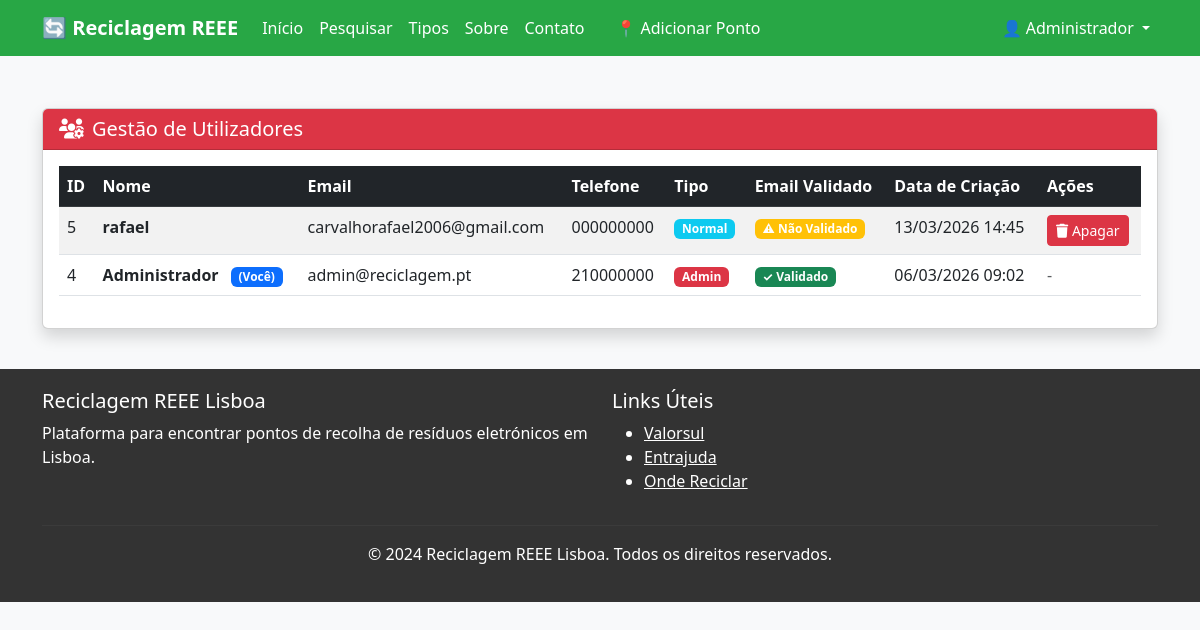
Before: /admin/utilizadores (signed in) with the older database file.
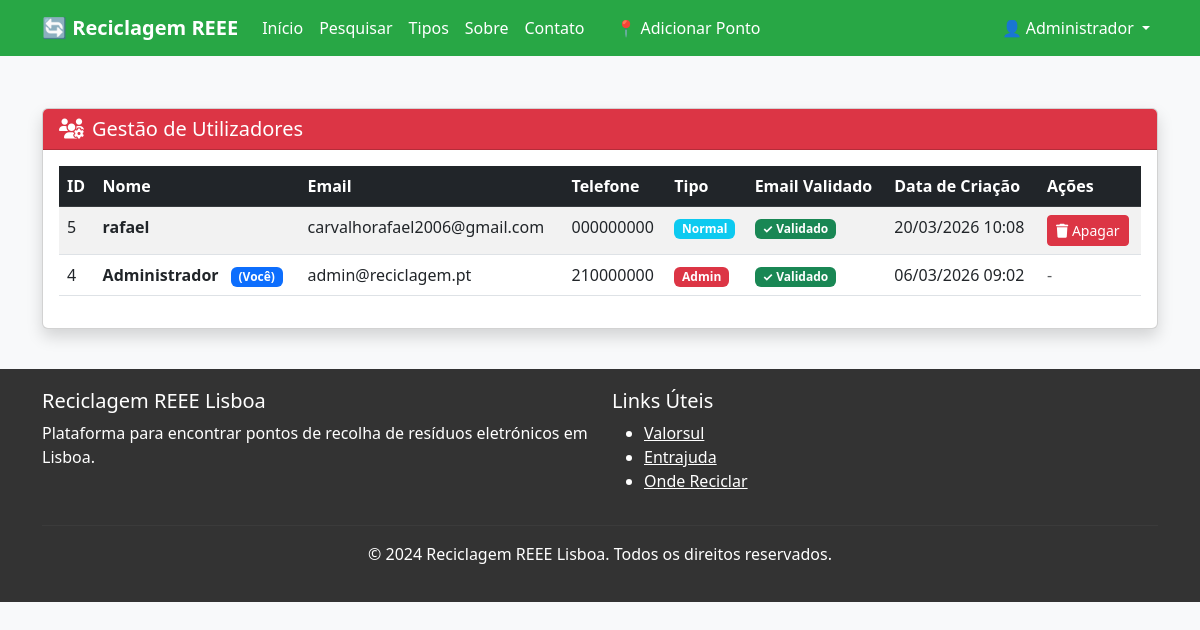
After: the same page with the newer database file.
### models.py (models this page shows, shortened)
class BaseModel(Model):
    class Meta:
        database = db

class Utilizador(BaseModel):
    nome = CharField()
    email = CharField(unique=True)
    is_admin = BooleanField(default=False)
    telefone = CharField()
    documento_identificacao = CharField()
    senha_hash = CharField()
    criado_em = DateTimeField(default=datetime.now)
    email_validado = BooleanField(default=False)
    token_validacao = CharField(null=True)

### app.py (the view)
@app.route("/admin/utilizadores")
@admin_required
def admin_utilizadores():
    utilizadores = Utilizador.select().order_by(Utilizador.criado_em.desc())
    return render_template("admin/utilizadores.html", utilizadores=utilizadores)

### app.py (called while the page is built)
@app.before_request
def ensure_db_connection():
    try:
        if db.is_closed():
            db.connect()
    except Exception as e:
        print(f"Database connection error: {e}")
        try:
            db.close()
            db.connect()
        except Exception as e2:
            print(f"Failed to reconnect: {e2}")

@app.before_request
def carregar_utilizador():
    user_id = session.get("user_id")
    if user_id:
        try:
            g.utilizador = Utilizador.get(Utilizador.id == user_id)
        except Utilizador.DoesNotExist:
            g.utilizador = None
    else:
        g.utilizador = None

@app.context_processor
def inject_current_year():
    return {"current_year": datetime.now().year}

def admin_required(f):
    @wraps(f)
    def decorated_function(*args, **kwargs):
        if g.utilizador is None or not g.utilizador.is_admin:
            flash("Acesso não autorizado.", "danger")
            return redirect(url_for("index"))
        return f(*args, **kwargs)
    return decorated_function

### templates/admin/utilizadores.html (shortened to what this page needs)
{% extends "base.html" %}
{% block content %}
<div class="container mt-5">
    <div class="row">
        <div class="col-12">
            <div class="card shadow">
                <div class="card-header bg-danger text-white">
                    <h5 class="mb-0">
                        <i class="fas fa-users-cog me-2"></i>Gestão de Utilizadores
                    </h5>
                </div>
                <div class="card-body">
                    <div class="table-responsive">
                        <table class="table table-striped table-hover">
                            <thead class="table-dark">
                                <tr>
                                    <th>ID</th>
                                    <th>Nome</th>
                                    <th>Email</th>
                                    <th>Telefone</th>
                                    <th>Tipo</th>
                                    <th>Email Validado</th>
                                    <th>Data de Criação</th>
                                    <th>Ações</th>
                                </tr>
                            </thead>
                            <tbody>
                                {% for user in utilizadores %}
                                <tr>
                                    <td>{{ user.id }}</td>
                                    <td>
                                        <strong>{{ user.nome }}</strong>
                                        {% if user.id == g.utilizador.id %}
                                        <span class="badge bg-primary ms-2">(Você)</span>
                                        {% endif %}
                                    </td>
                                    <td>{{ user.email }}</td>
                                    <td>{{ user.telefone or '-' }}</td>
                                    <td>
                                        {% if user.is_admin %}
                                        <span class="badge bg-danger">Admin</span>
                                        {% else %}
                                        <span class="badge bg-info">Normal</span>
                                        {% endif %}
                                    </td>
                                    <td>
                                        {% if user.email_validado %}
                                        <span class="badge bg-success">✓ Validado</span>
                                        {% else %}
                                        <span class="badge bg-warning">⚠ Não Validado</span>
                                        {% endif %}
                                    </td>
                                    <td>{{ user.criado_em.strftime('%d/%m/%Y %H:%M') }}</td>
                                    <td>
                                        {% if user.id != g.utilizador.id %}
                                        <form method="POST" action="{{ url_for('admin_apagar_utilizador', user_id=user.id) }}"
                                              onsubmit="return confirm('Tem certeza que deseja apagar o utilizador {{ user.nome }}?')">
                                            <button type="submit" class="btn btn-danger btn-sm">
                                                <i class="fas fa-trash"></i> Apagar
                                            </button>
                                        </form>
                                        {% else %}
                                        <span class="text-muted">-</span>
                                        {% endif %}
                                    </td>
                                </tr>
                                {% endfor %}
                            </tbody>
                        </table>
                    </div>
                </div>
            </div>
        </div>
    </div>
</div>
{% endblock %}

Changed rows visible on the page:
changed Utilizador "rafael": criado_em "13/03/2026 14:45" → "20/03/2026 10:08"; email_validado "⚠ Não Validado" → "✓ Validado"
